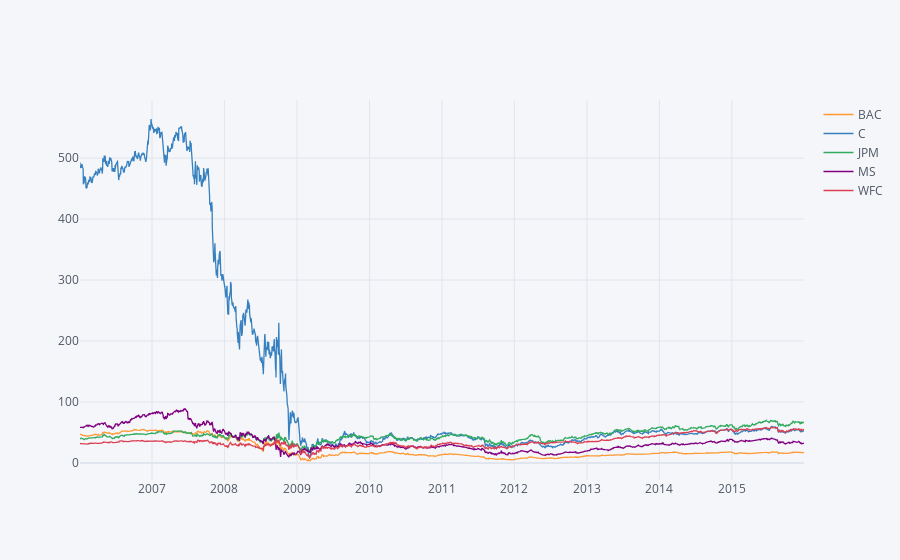

Notebook code cell kept with this figure:
### Code cell
bank_stocks.xs(key='Close',axis=1,level='Stock Info').iplot()

### Figure 1 — Plotly figure (JSON) as saved in the notebook; plotly's stock layout.template omitted (floating-point values rounded to 4 significant figures; data arrays with more than 128 entries replaced by an {"elided": "..."} marker saying what was removed)
{"data": [{"line": {"color": "rgba(255, 153, 51, 1.0)", "dash": "solid", "shape": "linear", "width": 1.3}, "mode": "lines", "name": "BAC", "text": "", "type": "scatter", "x": {"elided": "2517 str values"}, "y": {"elided": "2517 float values"}}, {"line": {"color": "rgba(55, 128, 191, 1.0)", "dash": "solid", "shape": "linear", "width": 1.3}, "mode": "lines", "name": "C", "text": "", "type": "scatter", "x": {"elided": "2517 str values"}, "y": {"elided": "2517 float values"}}, {"line": {"color": "rgba(50, 171, 96, 1.0)", "dash": "solid", "shape": "linear", "width": 1.3}, "mode": "lines", "name": "JPM", "text": "", "type": "scatter", "x": {"elided": "2517 str values"}, "y": {"elided": "2517 float values"}}, {"line": {"color": "rgba(128, 0, 128, 1.0)", "dash": "solid", "shape": "linear", "width": 1.3}, "mode": "lines", "name": "MS", "text": "", "type": "scatter", "x": {"elided": "2517 str values"}, "y": {"elided": "2517 float values"}}, {"line": {"color": "rgba(219, 64, 82, 1.0)", "dash": "solid", "shape": "linear", "width": 1.3}, "mode": "lines", "name": "WFC", "text": "", "type": "scatter", "x": {"elided": "2517 str values"}, "y": {"elided": "2517 float values"}}], "layout": {"legend": {"bgcolor": "#F5F6F9", "font": {"color": "#4D5663"}}, "paper_bgcolor": "#F5F6F9", "plot_bgcolor": "#F5F6F9", "title": {"font": {"color": "#4D5663"}}, "xaxis": {"gridcolor": "#E1E5ED", "showgrid": true, "tickfont": {"color": "#4D5663"}, "title": {"font": {"color": "#4D5663"}, "text": ""}, "zerolinecolor": "#E1E5ED"}, "yaxis": {"gridcolor": "#E1E5ED", "showgrid": true, "tickfont": {"color": "#4D5663"}, "title": {"font": {"color": "#4D5663"}, "text": ""}, "zerolinecolor": "#E1E5ED"}}}
